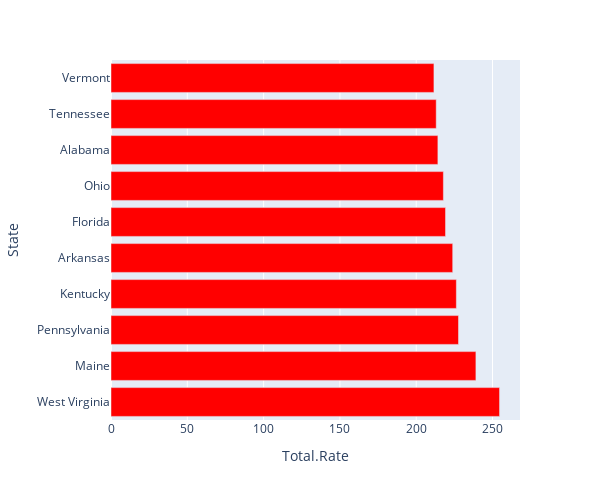

Here is the notebook cell this chart was saved with:
### Markdown cell above
# Top 10 states with maximum rates

### Code cell
max_rates=df.sort_values("Total.Rate",ascending=False).iloc[0:10,:]
fig = px.bar(max_rates,x='Total.Rate',y='State',color_discrete_sequence=['red']*len(max_rates))
fig.update_layout(autosize=False,width=600,height=500)
fig.show()

### Figure 1 — Plotly figure (JSON) as saved in the notebook; plotly's stock layout.template omitted (floating-point values rounded to 4 significant figures)
{"data": [{"alignmentgroup": "True", "hovertemplate": "Total.Rate=%{x}<br>State=%{y}<extra></extra>", "legendgroup": "", "marker": {"color": "red"}, "name": "", "offsetgroup": "", "orientation": "h", "showlegend": false, "textposition": "auto", "type": "bar", "x": [254.6, 239.1, 227.7, 226.3, 223.9, 219.2, 217.8, 214.2, 213.1, 211.6], "xaxis": "x", "y": ["West Virginia", "Maine", "Pennsylvania", "Kentucky", "Arkansas", "Florida", "Ohio", "Alabama", "Tennessee", "Vermont"], "yaxis": "y"}], "layout": {"autosize": false, "barmode": "relative", "height": 500, "legend": {"tracegroupgap": 0}, "margin": {"t": 60}, "width": 600, "xaxis": {"anchor": "y", "domain": [0, 1], "title": {"text": "Total.Rate"}}, "yaxis": {"anchor": "x", "domain": [0, 1], "title": {"text": "State"}}}}
